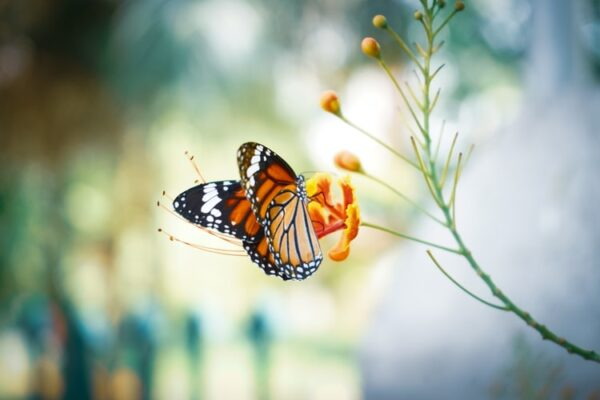
#> input picture SuperRez/Original-image.jpg, 600 x 400 px
$ python -i equalize_histogram.py   (imports and definitions only)
#> lines starting #> are read from the running program, lines starting #| are printed output that depends on the picture
import cv2
import numpy as np

def equalize_histogram(image):
    try:
        image = np.array(image)
    except:
        pass
    # convert the image to YCRCB SPACE
    # in a future version add options for differnt color spaces
    imgCopy = image.copy()
    ycrcb=cv2.cvtColor(imgCopy,cv2.COLOR_RGB2YCR_CB)
    channels=cv2.split(ycrcb)
    cv2.equalizeHist(channels[0],channels[0])
    cv2.merge(channels,ycrcb)
    cv2.cvtColor(ycrcb,cv2.COLOR_YCR_CB2RGB,imgCopy)
    return imgCopy

>>> import cv2
>>> picture = cv2.cvtColor(cv2.imread('../SuperRez/Original-image.jpg'), cv2.COLOR_BGR2RGB)
>>> result = equalize_histogram(picture)
#> in equalize_histogram, `ycrcb=cv2.cvtColor(imgCopy,cv2.COLOR_RGB2YCR_CB)`: ycrcb: shape (400, 600, 3); mean of channels 0, 1, 2 167.9, 123.7, 121.7
#> in equalize_histogram, `cv2.cvtColor(ycrcb,cv2.COLOR_YCR_CB2RGB,imgCopy)`: ycrcb: shape (400, 600, 3); mean of channels 0, 1, 2 128.2, 123.7, 121.7
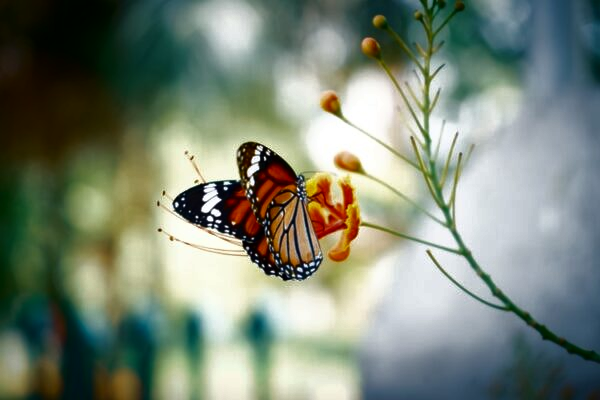
#> result: shape (400, 600, 3); mean R, G, B 122.5, 133.4, 118.3
